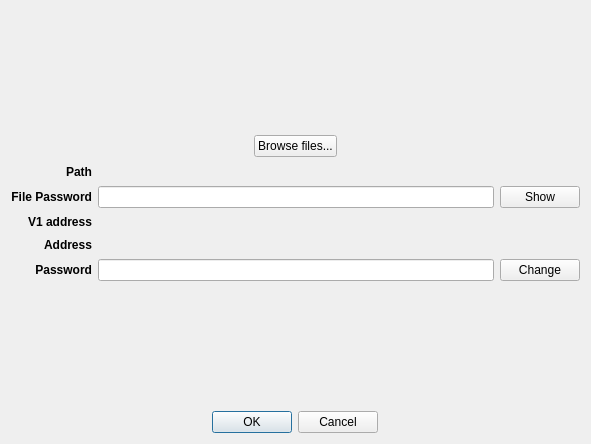
<?xml version="1.0" encoding="UTF-8"?>
<ui version="4.0">
 <class>V1FileImportDialog</class>
 <widget class="QDialog" name="V1FileImportDialog">
  <property name="geometry">
   <rect>
    <x>0</x>
    <y>0</y>
    <width>591</width>
    <height>444</height>
   </rect>
  </property>
  <property name="maximumSize">
   <size>
    <width>16777215</width>
    <height>16777215</height>
   </size>
  </property>
  <property name="windowTitle">
   <string>Import a V1 file</string>
  </property>
  <layout class="QVBoxLayout" name="verticalLayout">
   <item alignment="Qt::AlignHCenter">
    <widget class="QLabel" name="imageLabel">
     <property name="maximumSize">
      <size>
       <width>200</width>
       <height>200</height>
      </size>
     </property>
     <property name="text">
      <string/>
     </property>
     <property name="pixmap">
      <pixmap resource="../../icons/tikka.slots.pyqt.resources.icons.index.qrc">:/images/keys</pixmap>
     </property>
     <property name="scaledContents">
      <bool>true</bool>
     </property>
    </widget>
   </item>
   <item alignment="Qt::AlignHCenter">
    <widget class="QPushButton" name="browseFilesButton">
     <property name="text">
      <string>Browse files...</string>
     </property>
     <property name="autoExclusive">
      <bool>false</bool>
     </property>
    </widget>
   </item>
   <item>
    <layout class="QGridLayout" name="gridLayout">
     <item row="1" column="0">
      <widget class="QLabel" name="filePasswordLabel">
       <property name="font">
        <font>
         <weight>75</weight>
         <bold>true</bold>
        </font>
       </property>
       <property name="text">
        <string>File Password</string>
       </property>
       <property name="alignment">
        <set>Qt::AlignRight|Qt::AlignTrailing|Qt::AlignVCenter</set>
       </property>
      </widget>
     </item>
     <item row="1" column="2">
      <widget class="QPushButton" name="showButton">
       <property name="text">
        <string>Show</string>
       </property>
      </widget>
     </item>
     <item row="1" column="1">
      <widget class="QLineEdit" name="filePasswordLineEdit">
       <property name="echoMode">
        <enum>QLineEdit::Password</enum>
       </property>
      </widget>
     </item>
     <item row="3" column="0">
      <widget class="QLabel" name="addressLabel">
       <property name="font">
        <font>
         <weight>75</weight>
         <bold>true</bold>
        </font>
       </property>
       <property name="text">
        <string>Address</string>
       </property>
       <property name="alignment">
        <set>Qt::AlignRight|Qt::AlignTrailing|Qt::AlignVCenter</set>
       </property>
      </widget>
     </item>
     <item row="0" column="1">
      <widget class="QLabel" name="pathValueLabel">
       <property name="text">
        <string/>
       </property>
      </widget>
     </item>
     <item row="0" column="0">
      <widget class="QLabel" name="pathLabel">
       <property name="font">
        <font>
         <weight>75</weight>
         <bold>true</bold>
        </font>
       </property>
       <property name="text">
        <string>Path</string>
       </property>
       <property name="alignment">
        <set>Qt::AlignRight|Qt::AlignTrailing|Qt::AlignVCenter</set>
       </property>
      </widget>
     </item>
     <item row="2" column="1">
      <widget class="QLabel" name="v1AddressValueLabel">
       <property name="text">
        <string/>
       </property>
      </widget>
     </item>
     <item row="2" column="0">
      <widget class="QLabel" name="v1AddressLabel">
       <property name="font">
        <font>
         <weight>75</weight>
         <bold>true</bold>
        </font>
       </property>
       <property name="text">
        <string>V1 address</string>
       </property>
       <property name="alignment">
        <set>Qt::AlignRight|Qt::AlignTrailing|Qt::AlignVCenter</set>
       </property>
      </widget>
     </item>
     <item row="3" column="1">
      <widget class="QLabel" name="addressValueLabel">
       <property name="text">
        <string/>
       </property>
      </widget>
     </item>
     <item row="4" column="0">
      <widget class="QLabel" name="passwordLabel">
       <property name="font">
        <font>
         <weight>75</weight>
         <bold>true</bold>
        </font>
       </property>
       <property name="text">
        <string>Password</string>
       </property>
       <property name="alignment">
        <set>Qt::AlignRight|Qt::AlignTrailing|Qt::AlignVCenter</set>
       </property>
      </widget>
     </item>
     <item row="4" column="1">
      <widget class="QLineEdit" name="passwordLineEdit">
       <property name="alignment">
        <set>Qt::AlignCenter</set>
       </property>
       <property name="readOnly">
        <bool>true</bool>
       </property>
      </widget>
     </item>
     <item row="4" column="2">
      <widget class="QPushButton" name="changeButton">
       <property name="text">
        <string>Change</string>
       </property>
      </widget>
     </item>
    </layout>
   </item>
   <item alignment="Qt::AlignHCenter">
    <widget class="QLabel" name="errorLabel">
     <property name="styleSheet">
      <string notr="true">color: rgb(255, 0, 0)</string>
     </property>
     <property name="text">
      <string/>
     </property>
    </widget>
   </item>
   <item alignment="Qt::AlignHCenter">
    <widget class="QDialogButtonBox" name="buttonBox">
     <property name="enabled">
      <bool>true</bool>
     </property>
     <property name="orientation">
      <enum>Qt::Horizontal</enum>
     </property>
     <property name="standardButtons">
      <set>QDialogButtonBox::Cancel|QDialogButtonBox::Ok</set>
     </property>
    </widget>
   </item>
  </layout>
 </widget>
 <resources>
  <include location="../../icons/tikka.slots.pyqt.resources.icons.index.qrc"/>
 </resources>
 <connections>
  <connection>
   <sender>buttonBox</sender>
   <signal>rejected()</signal>
   <receiver>V1FileImportDialog</receiver>
   <slot>reject()</slot>
   <hints>
    <hint type="sourcelabel">
     <x>316</x>
     <y>260</y>
    </hint>
    <hint type="destinationlabel">
     <x>286</x>
     <y>274</y>
    </hint>
   </hints>
  </connection>
  <connection>
   <sender>buttonBox</sender>
   <signal>accepted()</signal>
   <receiver>V1FileImportDialog</receiver>
   <slot>accept()</slot>
   <hints>
    <hint type="sourcelabel">
     <x>248</x>
     <y>254</y>
    </hint>
    <hint type="destinationlabel">
     <x>157</x>
     <y>274</y>
    </hint>
   </hints>
  </connection>
 </connections>
</ui>
